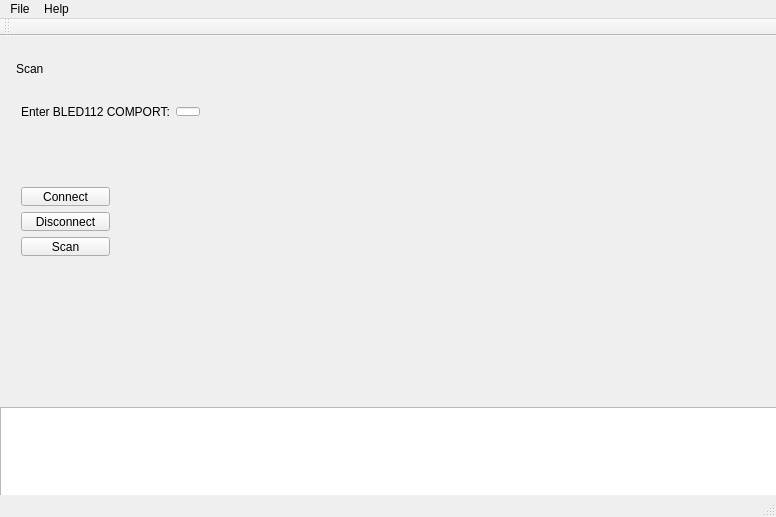
<?xml version="1.0" encoding="UTF-8"?>
<ui version="4.0">
 <class>BluetoothGUIClass</class>
 <widget class="QMainWindow" name="BluetoothGUIClass">
  <property name="geometry">
   <rect>
    <x>0</x>
    <y>0</y>
    <width>776</width>
    <height>517</height>
   </rect>
  </property>
  <property name="windowTitle">
   <string>BluetoothGUI</string>
  </property>
  <widget class="QWidget" name="centralWidget">
   <widget class="QLabel" name="label">
    <property name="geometry">
     <rect>
      <x>16</x>
      <y>23</y>
      <width>51</width>
      <height>20</height>
     </rect>
    </property>
    <property name="text">
     <string>Scan</string>
    </property>
   </widget>
   <widget class="QWidget" name="horizontalLayoutWidget">
    <property name="geometry">
     <rect>
      <x>10</x>
      <y>60</y>
      <width>201</width>
      <height>31</height>
     </rect>
    </property>
    <layout class="QHBoxLayout" name="horizontalLayout">
     <item>
      <widget class="QLabel" name="label_2">
       <property name="text">
        <string>Enter BLED112 COMPORT:</string>
       </property>
      </widget>
     </item>
     <item>
      <widget class="QLineEdit" name="input_comPort"/>
     </item>
    </layout>
   </widget>
   <widget class="QWidget" name="verticalLayoutWidget">
    <property name="geometry">
     <rect>
      <x>10</x>
      <y>140</y>
      <width>111</width>
      <height>91</height>
     </rect>
    </property>
    <layout class="QVBoxLayout" name="verticalLayout">
     <item>
      <widget class="QPushButton" name="button_connect">
       <property name="text">
        <string>Connect</string>
       </property>
      </widget>
     </item>
     <item>
      <widget class="QPushButton" name="button_disconnet">
       <property name="text">
        <string>Disconnect</string>
       </property>
      </widget>
     </item>
     <item>
      <widget class="QPushButton" name="button_scan">
       <property name="text">
        <string>Scan</string>
       </property>
      </widget>
     </item>
    </layout>
   </widget>
   <widget class="QTextBrowser" name="LOG">
    <property name="geometry">
     <rect>
      <x>0</x>
      <y>371</y>
      <width>781</width>
      <height>141</height>
     </rect>
    </property>
   </widget>
  </widget>
  <widget class="QMenuBar" name="menuBar">
   <property name="geometry">
    <rect>
     <x>0</x>
     <y>0</y>
     <width>776</width>
     <height>21</height>
    </rect>
   </property>
   <widget class="QMenu" name="menuFile">
    <property name="title">
     <string>File</string>
    </property>
    <addaction name="actionExit"/>
   </widget>
   <widget class="QMenu" name="menuHelp">
    <property name="title">
     <string>Help</string>
    </property>
   </widget>
   <addaction name="menuFile"/>
   <addaction name="menuHelp"/>
  </widget>
  <widget class="QToolBar" name="mainToolBar">
   <attribute name="toolBarArea">
    <enum>TopToolBarArea</enum>
   </attribute>
   <attribute name="toolBarBreak">
    <bool>false</bool>
   </attribute>
  </widget>
  <widget class="QStatusBar" name="statusBar"/>
  <action name="actionExit">
   <property name="checkable">
    <bool>false</bool>
   </property>
   <property name="enabled">
    <bool>true</bool>
   </property>
   <property name="text">
    <string>Exit</string>
   </property>
  </action>
 </widget>
 <layoutdefault spacing="6" margin="11"/>
 <resources>
  <include location="bluetoothgui.qrc"/>
 </resources>
 <connections>
  <connection>
   <sender>actionExit</sender>
   <signal>triggered()</signal>
   <receiver>BluetoothGUIClass</receiver>
   <slot>close()</slot>
   <hints>
    <hint type="sourcelabel">
     <x>-1</x>
     <y>-1</y>
    </hint>
    <hint type="destinationlabel">
     <x>387</x>
     <y>258</y>
    </hint>
   </hints>
  </connection>
  <connection>
   <sender>button_connect</sender>
   <signal>clicked()</signal>
   <receiver>BluetoothGUIClass</receiver>
   <slot>button_connectClicked()</slot>
   <hints>
    <hint type="sourcelabel">
     <x>87</x>
     <y>180</y>
    </hint>
    <hint type="destinationlabel">
     <x>184</x>
     <y>180</y>
    </hint>
   </hints>
  </connection>
  <connection>
   <sender>button_disconnet</sender>
   <signal>clicked()</signal>
   <receiver>BluetoothGUIClass</receiver>
   <slot>button_disconnectClicked()</slot>
   <hints>
    <hint type="sourcelabel">
     <x>77</x>
     <y>213</y>
    </hint>
    <hint type="destinationlabel">
     <x>181</x>
     <y>221</y>
    </hint>
   </hints>
  </connection>
 </connections>
 <slots>
  <slot>button_connectClicked()</slot>
  <slot>button_disconnectClicked()</slot>
 </slots>
</ui>
